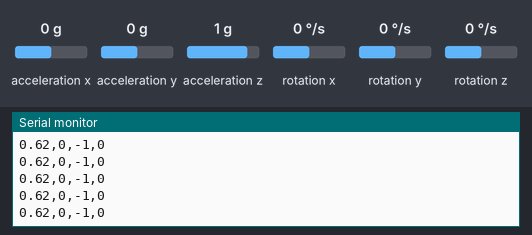
This sketch was run on a simulated Arduino Uno, built with avr-gcc and run on an emulated ATmega328P. Shown: the last lines printed to the serial monitor. Wiring (inferred from the names in the program): MPU-6050 motion sensor at I2C address 0x68. The inputs (shaded band) are chosen by the test bench; at power-on: acceleration x 0 g, acceleration y 0 g, acceleration z 1 g, rotation x 0 °/s, rotation y 0 °/s, rotation z 0 °/s.

Above: at 1.2 s.
1.3 s: acceleration x set to -1.4 g
At 1.58 s:
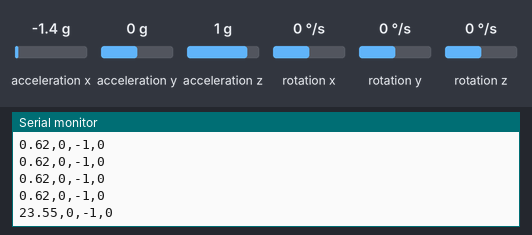
2.8 s: acceleration y set to -1.4 g
At 2.8 s:
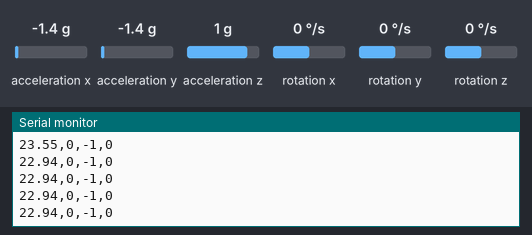
4.3 s: acceleration z set to -1.4 g
At 4.43 s:
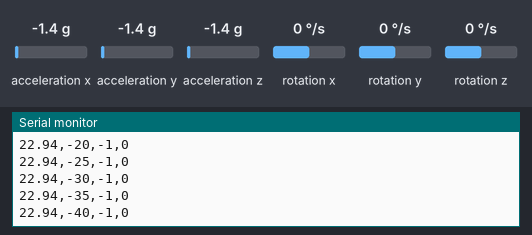
Timing chart, 0 to 7.3 s (numbered marks = the images above; inputs shaded):
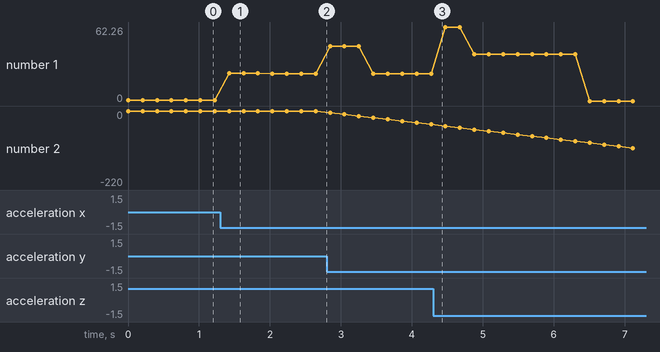

The sketch:

acc_final.ino
```cpp
#include<Wire.h>

const int MPU_addr=0x68;  // I2C address of the MPU-6050

int GESTURE = 10000;
int BLOCK = 0;

boolean flag = false;
int counter = 0;
boolean new_game = false;

int cur_player = 0;


float hist[10];
float cur_acc[3];
float prev_acc[3];
float avg;
int cur = 0;
int start = 0;

int minVal=265;
int maxVal=402;
int ang[3];
float x_ang, ax, ay, az;
int send_ang = 0;

void setup()
{

  Wire.begin();
  Wire.beginTransmission(MPU_addr);
  Wire.write(0x6B);  // PWR_MGMT_1 register
  Wire.write(0);     // set to zero (wakes up the MPU-6050)
  Wire.endTransmission(true);
  Serial.begin(9600);
}


void loop()
{
  Wire.beginTransmission(MPU_addr);
  Wire.write(0x3B);  // starting with register 0x3B (ACCEL_XOUT_H)
  Wire.endTransmission(false);
  Wire.requestFrom(MPU_addr,14,true);  // request a total of 14 registers
  ax=Wire.read()<<8|Wire.read();
  ay=Wire.read()<<8|Wire.read();
  az=Wire.read()<<8|Wire.read();
  az = az - 17000;
  start_or_end_game();
  read_acc();
  running_avg();
  x_angle();
  send_data();
  delay(200);
}

void send_data()
{
  Serial.print(avg / 100);
  Serial.print(",");
  Serial.print((send_ang));
  Serial.print(",");
  if(new_game)
  {
    Serial.print(-2);
    cur_player = 0;
    new_game = false;
  }
  else if (BLOCK)
  {
    BLOCK--;
    Serial.print(-1);
  }
  else if(avg > GESTURE)
  {
    Serial.print(cur_player);
    cur_player = (cur_player + 1) % 2;
    BLOCK = 20;
  }
  else
  {
    Serial.print(-1);

  }
    Serial.print(",");
  Serial.println(cur_player);
}

void read_acc()
{
  for(int i = 0; i < 3; i++)
  {
    prev_acc[i] = cur_acc[i];
  }
  cur_acc[0] = ax;
  cur_acc[1] = ay;
  cur_acc[2] = az;
}

void running_avg()
{
  float res = 0;
  for(int i = 0; i < 3;i++)
  {
    res += (cur_acc[i] - prev_acc[i]) * (cur_acc[i] - prev_acc[i]);
  }
  res = sqrt(res);
  hist[cur] = res;
  cur = (cur + 1) % 10;
  if(cur == start)
  {
    start = (start + 1) % 10;
  }
  avg = 0;
  for(int i = 0; i < 10; i++)
  {
    avg += hist[(start + i) % 10];
  }
  avg = avg/10;
}

void x_angle()
{
  cur_acc[2] = cur_acc[2] + 17000;
  for(int i = 0; i < 3; i++)
  {
    ang[i] = map(cur_acc[i],minVal,maxVal,-90,90);
  }
  x_ang = RAD_TO_DEG * (atan2(-ang[1], -ang[2])+PI);
  x_ang = (int((x_ang + 11.0)) % 360);
  if (x_ang < 240)
  {
    x_ang = x_ang * 1.05;
  }
  else
  {
    x_ang = x_ang * 0.92;
  }

  if (x_ang > 50 && x_ang < 170)
  {
    send_ang = (send_ang + 5) % 360;
  }
  else if (x_ang < 310 && x_ang > 160)
  {
    send_ang = (send_ang - 5) % 360;
  }
  cur_acc[2] = cur_acc[2] - 17000;
}

void start_or_end_game()
{
    if ((cur_acc[0] > 15000) && (cur_acc[2] < -15000)){
    if (counter == 0)
    {
      flag = true;
    }
    if (flag)
    {
      counter = counter + 1;
    }
    if (counter > 15)
    {
      new_game = true;
      flag = false, counter = 0;
    }
  } else if ((cur_acc[2] < -15000) && (cur_acc[0] < -15000)){
    if (counter == 0)
    {
      flag = true;
    }
    if (flag)
    {
      counter= counter + 1;
    }
    if (counter > 15)
    {
//      new_game = true;
// end game!
      flag = false, counter = 0;
    }
  } else {
    counter = 0;
    flag = false;
  }
}
```

Measured:
- after the input at 1.3 s, the serial monitor: prints a new line after 0.13 s (image 1)
- plotted number 1: 0.62 → 22.94 after the input at 1.3 s
- plotted number 2: 0 → -40 after the input at 2.8 s
